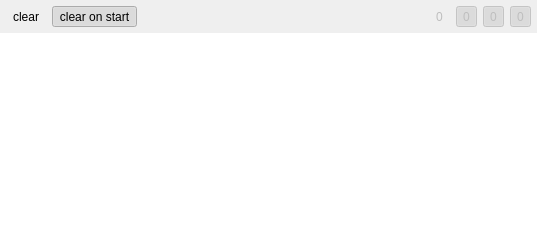
      <widget class="QWidget" name="logPage">
       <layout class="QVBoxLayout" name="verticalLayout_3">
        <property name="spacing">
         <number>0</number>
        </property>
        <property name="leftMargin">
         <number>0</number>
        </property>
        <property name="topMargin">
         <number>0</number>
        </property>
        <property name="rightMargin">
         <number>0</number>
        </property>
        <property name="bottomMargin">
         <number>0</number>
        </property>
        <item>
         <widget class="QWidget" name="logWidget" native="true">
          <layout class="QHBoxLayout" name="horizontalLayout_11">
           <property name="leftMargin">
            <number>6</number>
           </property>
           <property name="topMargin">
            <number>6</number>
           </property>
           <property name="rightMargin">
            <number>6</number>
           </property>
           <property name="bottomMargin">
            <number>6</number>
           </property>
           <item>
            <widget class="QToolButton" name="clearLogButton">
             <property name="text">
              <string>clear</string>
             </property>
             <property name="autoRaise">
              <bool>true</bool>
             </property>
            </widget>
           </item>
           <item>
            <widget class="QToolButton" name="clearLogOnStartButton">
             <property name="text">
              <string>clear on start</string>
             </property>
             <property name="checkable">
              <bool>true</bool>
             </property>
             <property name="checked">
              <bool>true</bool>
             </property>
             <property name="autoRaise">
              <bool>true</bool>
             </property>
            </widget>
           </item>
           <item>
            <spacer name="horizontalSpacer_5">
             <property name="orientation">
              <enum>Qt::Horizontal</enum>
             </property>
             <property name="sizeHint" stdset="0">
              <size>
               <width>286</width>
               <height>20</height>
              </size>
             </property>
            </spacer>
           </item>
           <item>
            <widget class="QToolButton" name="showDebugMessagesButton">
             <property name="enabled">
              <bool>false</bool>
             </property>
             <property name="text">
              <string>0</string>
             </property>
             <property name="icon">
              <iconset resource="../icons/icons.qrc">
               <normaloff>:/icons/debug-16x16.png</normaloff>:/icons/debug-16x16.png</iconset>
             </property>
             <property name="checkable">
              <bool>true</bool>
             </property>
             <property name="checked">
              <bool>false</bool>
             </property>
             <property name="toolButtonStyle">
              <enum>Qt::ToolButtonTextBesideIcon</enum>
             </property>
             <property name="autoRaise">
              <bool>true</bool>
             </property>
            </widget>
           </item>
           <item>
            <widget class="QToolButton" name="showInfoMessagesButton">
             <property name="enabled">
              <bool>false</bool>
             </property>
             <property name="text">
              <string>0</string>
             </property>
             <property name="icon">
              <iconset resource="../icons/icons.qrc">
               <normaloff>:/icons/info-16x16.png</normaloff>:/icons/info-16x16.png</iconset>
             </property>
             <property name="checkable">
              <bool>true</bool>
             </property>
             <property name="checked">
              <bool>true</bool>
             </property>
             <property name="toolButtonStyle">
              <enum>Qt::ToolButtonTextBesideIcon</enum>
             </property>
             <property name="autoRaise">
              <bool>true</bool>
             </property>
            </widget>
           </item>
           <item>
            <widget class="QToolButton" name="showWarningMessagesButton">
             <property name="enabled">
              <bool>false</bool>
             </property>
             <property name="text">
              <string>0</string>
             </property>
             <property name="icon">
              <iconset resource="../icons/icons.qrc">
               <normaloff>:/icons/warning-16x16.png</normaloff>:/icons/warning-16x16.png</iconset>
             </property>
             <property name="checkable">
              <bool>true</bool>
             </property>
             <property name="checked">
              <bool>true</bool>
             </property>
             <property name="toolButtonStyle">
              <enum>Qt::ToolButtonTextBesideIcon</enum>
             </property>
             <property name="autoRaise">
              <bool>true</bool>
             </property>
            </widget>
           </item>
           <item>
            <widget class="QToolButton" name="showErrorMessagesButton">
             <property name="enabled">
              <bool>false</bool>
             </property>
             <property name="text">
              <string>0</string>
             </property>
             <property name="icon">
              <iconset resource="../icons/icons.qrc">
               <normaloff>:/icons/error-16x16.png</normaloff>:/icons/error-16x16.png</iconset>
             </property>
             <property name="checkable">
              <bool>true</bool>
             </property>
             <property name="checked">
              <bool>true</bool>
             </property>
             <property name="toolButtonStyle">
              <enum>Qt::ToolButtonTextBesideIcon</enum>
             </property>
             <property name="autoRaise">
              <bool>true</bool>
             </property>
            </widget>
           </item>
          </layout>
         </widget>
        </item>
        <item>
         <widget class="QTreeView" name="logTreeView">
          <property name="frameShape">
           <enum>QFrame::NoFrame</enum>
          </property>
          <property name="rootIsDecorated">
           <bool>false</bool>
          </property>
          <attribute name="headerVisible">
           <bool>false</bool>
          </attribute>
         </widget>
        </item>
       </layout>
      </widget>
